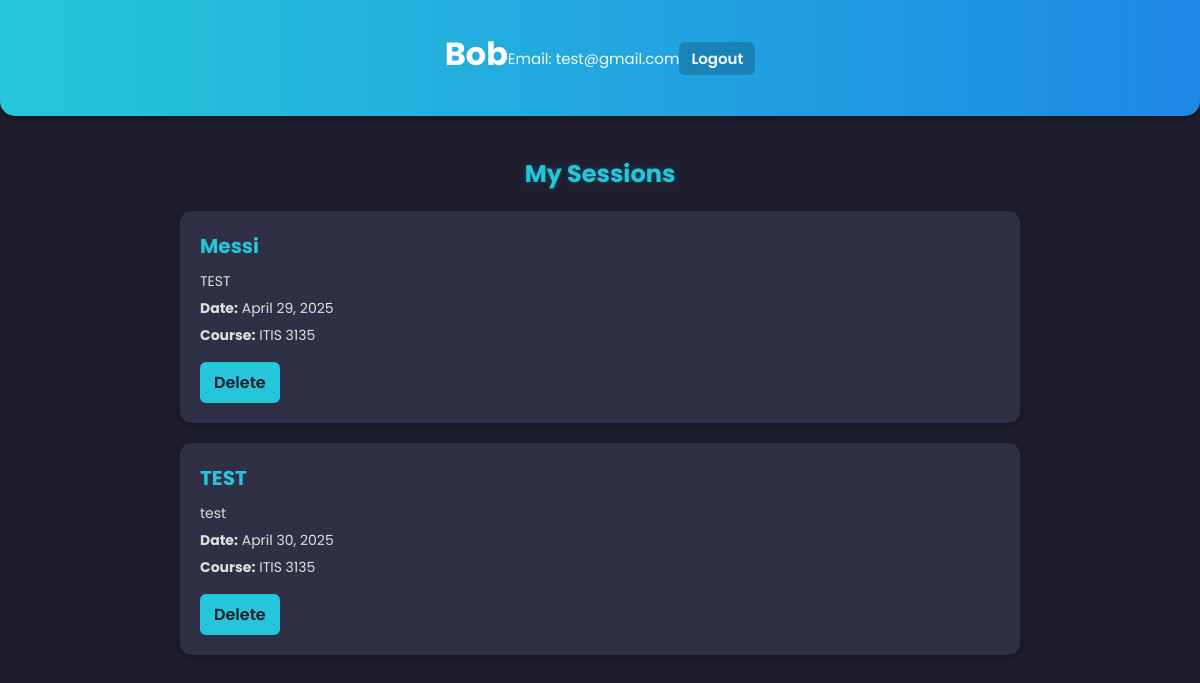
/profile/ (signed in), run on an earlier commit of the app's database.
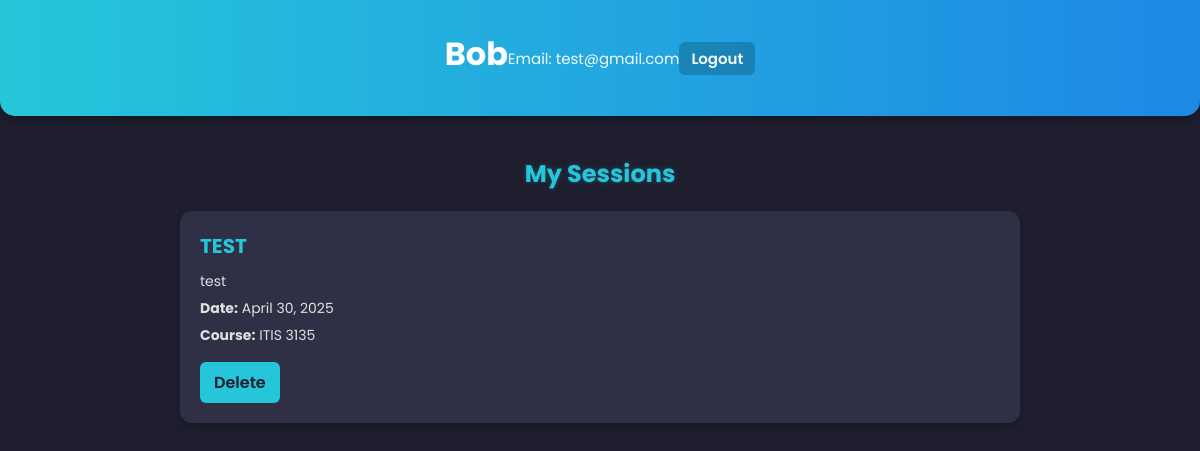
And on a later commit of the database.
### base/models.py (models this page shows, shortened)
class Study_Session(models.Model):
    host = models.ForeignKey(User, on_delete=models.SET_NULL, null=True, related_name='study_sessions')
    course = models.ForeignKey(Course, on_delete=models.SET_NULL, null=True)  # ForeignKey to Course
    name = models.CharField(max_length=255, null=True)  # Add a name field
    preferences = models.TextField(max_length=10, null=True)  # Add a preferences field
    campus_location = models.TextField(max_length=10, null=True)  # Add a campus location field
    date = models.DateField(null=True)  # Add a date field
    time = models.TimeField(null=True)  # Add a time field
    duration = models.TextField(max_length=10, null=True)  # Add a duration field
    description = models.TextField(null=True, blank=True)
    updated = models.DateTimeField(auto_now=True)
    created = models.DateTimeField(auto_now_add=True)
    class Meta:
        ordering = ['-updated', 'created']

class Course(models.Model):
    name = models.CharField(max_length=300);
    def __str__(self):
        return self.name

### base/views.py (the view)
# urls.py: path('profile/', views.profile, name='profile'),
@login_required(login_url='/login')
def profile(request):
    user = request.user
    sessions = Study_Session.objects.filter(host=user)  # Filter sessions by the logged-in user
    context = {'user': user, 'sessions': sessions}
    return render(request, 'profile.html', context)

### base/templates/profile.html (shortened to what this page needs)
{% load static %}
<!DOCTYPE html>
<html lang="en">
<head>
    <link rel="stylesheet" href="{% static 'styles/styles.css' %}">
</head>
<body>
    <header class="profile-header">
        <h1>{{ user.username }}</h1>
        <p>Email: {{ user.email }}</p>
        <p><a href="{% url 'logout' %}">Logout</a></p>
    </header>
    <main class="profile-main">
        <h2>My Sessions</h2>
        <div class="profile-sessions">
            <ul>
                {% for session in sessions %}
                    <li>
                        <h4>{{ session.name }}</h4>
                        <p>{{ session.description }}</p>
                        <p><strong>Date:</strong> {{ session.date }}</p>
                        <p><strong>Course:</strong> {{ session.course }}</p>
                        <a href="{% url 'delete_session' session.id %}">Delete</a>
                    </li>
                {% empty %}
                    <li>No sessions available.</li>
                {% endfor %}
            </ul>
        </div>
    </main>
</body>
</html>

What changed in the data, as far as the page shows it:
removed Study_Session: name "Messi", description "TEST", date "April 29, 2025", course "ITIS 3135"
